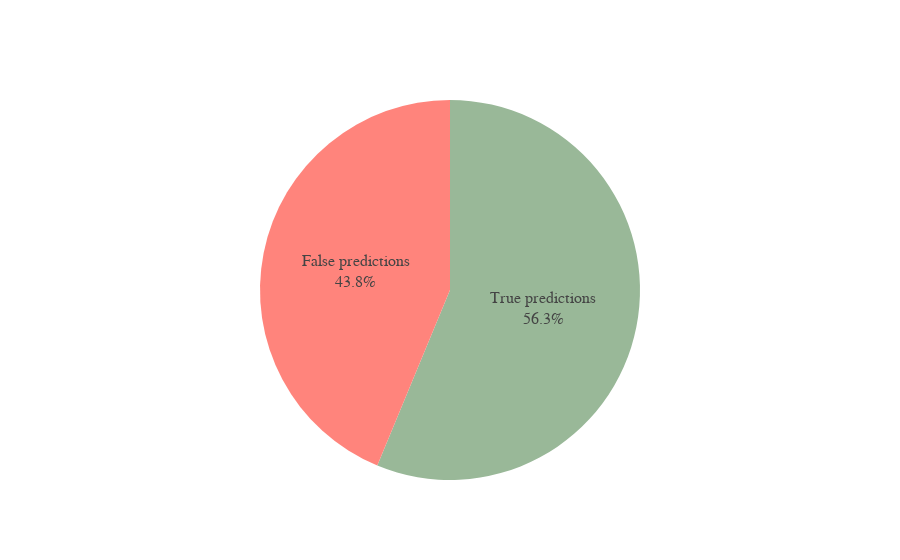
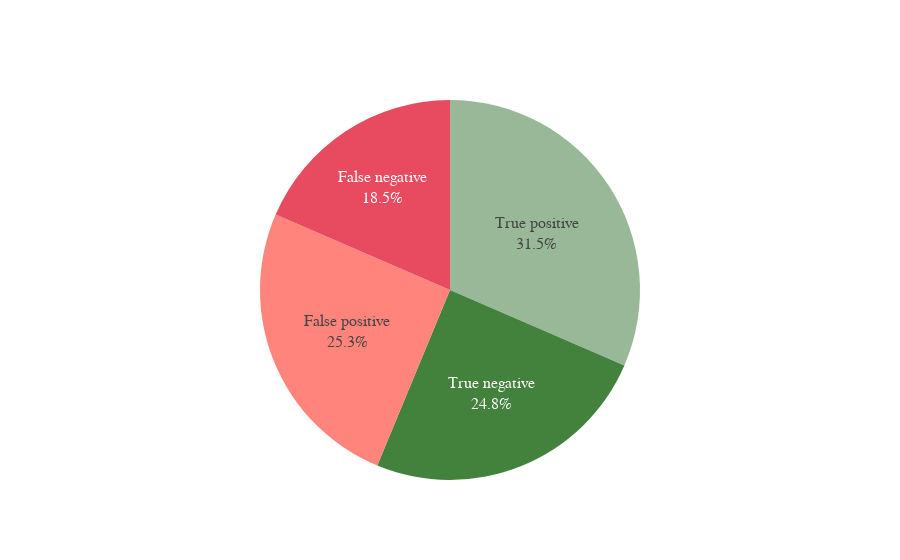

The notebook cell these images were saved under, in order:
### Code cell
# Accuracy charts - overall and by type
dog_wolf.accuracy()
dog_wolf.accuracy_type()

### Figure 1 — Plotly figure (JSON) as saved in the notebook; plotly's stock layout.template omitted (floating-point values rounded to 4 significant figures)
{"data": [{"labels": ["True predictions", "False predictions"], "marker": {"colors": ["#99B898", "#FF847C"]}, "textfont": {"size": 16}, "textinfo": "percent+label", "textposition": "inside", "type": "pie", "uid": "4857ebe2-3669-499a-9636-2e0e61d2a369", "values": [0.5625, 0.4375]}], "layout": {"font": {"family": "Tahoma"}, "showlegend": false}}

### Figure 2 — Plotly figure (JSON) as saved in the notebook; plotly's stock layout.template omitted (floating-point values rounded to 4 significant figures)
{"data": [{"direction": "clockwise", "labels": ["True positive", "True negative", "False positive", "False negative"], "marker": {"colors": ["#99B898", "#42823C", "#FF847C", "#E84A5F", "#2A363B"]}, "sort": false, "textfont": {"size": 16}, "textinfo": "percent+label", "textposition": "inside", "type": "pie", "values": [126, 99, 101, 74]}], "layout": {"font": {"family": "Tahoma"}, "showlegend": false}}
